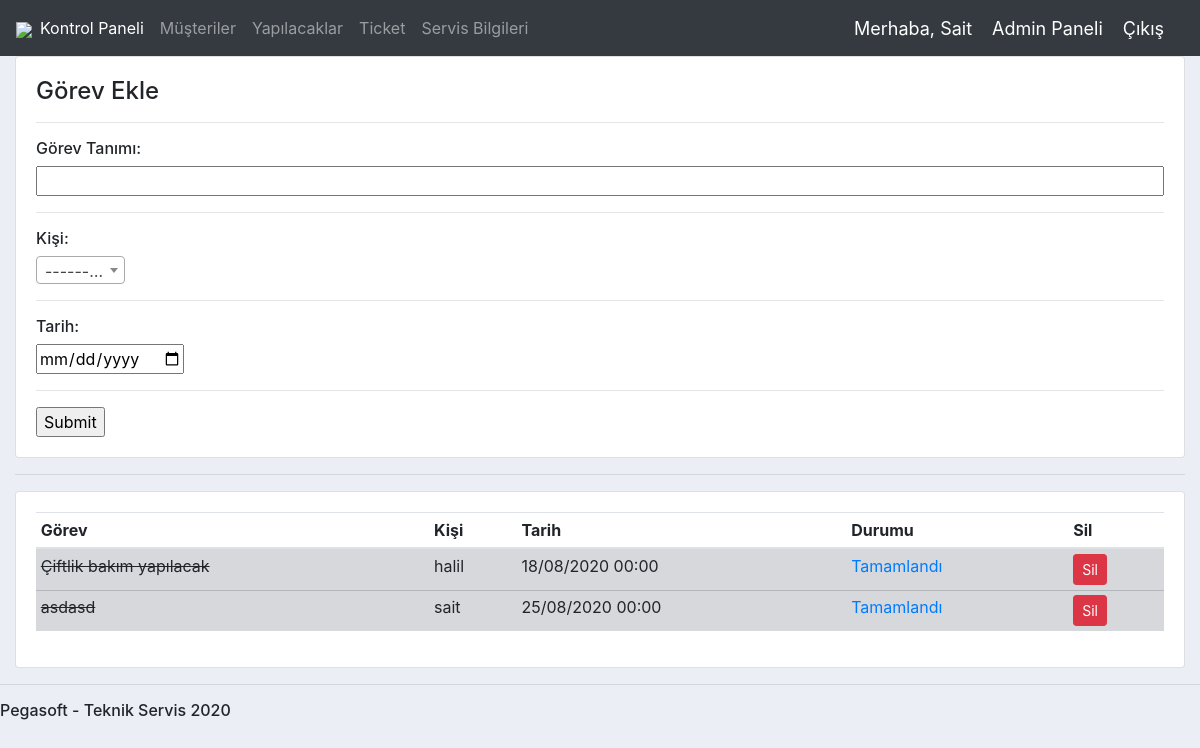
The page /todo/ (signed in) on the database its author committed.
### accounts/models.py (models this page shows, shortened)
class Todo(models.Model):
	item = models.CharField(max_length=1000,null=True)
	user = models.ForeignKey(User, null=True, on_delete= models.CASCADE)
	todoDate = models.DateTimeField(null=True)
	completed = models.BooleanField(default=False)

### accounts/decorators.py (the view)
		def WrapperFunc(request,*args,**kwargs):
			group = None
			if request.user.groups.exists():
				group = request.user.groups.all()[0].name
			if group in allowed_roles:
				return view_func(request,*args,**kwargs)
			else:
				return HttpResponse('Bu sayfayı görüntülemeye yetkiniz bulunmamaktadır.')

### accounts/forms.py
class TodoForm(ModelForm):
	class Meta:
		model = Todo
		fields = '__all__'
		widgets = {
            'todoDate': DateInput()
        }

### accounts/views.py (called while the page is built)
@login_required(login_url='login')
@AllowedUsers(allowed_roles=['admin','personal'])
def todo(request):
	allItems = Todo.objects.all
	form = TodoForm()
	if request.method == 'POST':
		form = TodoForm(request.POST)
		if form.is_valid():
			form.save()
			messages.success(request,('Görev başarıyla eklendi.'))
			return redirect('/todo')
	auth = request.user.groups.all()[0].name
	context = {'allItems':allItems,'form':form,'auth':auth}
	return render(request, 'accounts/todo.html',context)

### accounts/templates/accounts/todo.html (shortened to what this page needs)
{%  extends 'accounts/main.html' %}
{% load static %}
{% block content %}
	<div class="row">
		<div class="col-md">
			<div class="card card-body">
				<form action="" method="POST">
					<h4>Görev Ekle </h4>
					<hr>
					<h6>Görev Tanımı: </h6>
					<p>{{form.item}}</p>
					<hr>
					<h6>Kişi: </h6>
					<p>{{form.user}}</p>
					<hr>
					<h6>Tarih: </h6>
					<p>{{form.todoDate}}</p>
					<hr>
					<input type="submit" name="Submit">
				</form>
			</div>
		</div>
	</div>
	<hr>
	<div class="card card-body">
			<table data-order='[[ 3, "asc" ],[2,"asc"]]' id="table_id" class="table table-sm">
				<thead>
					<tr>
						<th>Görev</th>
						<th>Kişi</th>
						<th>Tarih</th>
						<th>Durumu</th>
						<th>Sil</th>
					</tr>
				</thead>
				<tbody>
					{% for things in allItems %}
						{% if things.completed %}
							<tr class="table-secondary">
								<td class="striker">{{things.item}}</td>
								<td>{{things.user}}</td>
								<td>{{things.todoDate}}</td>
								<td><a href="{% url 'uncross' things.id %}">Tamamlandı</a></td>
								<td><a class="btn btn-sm btn-danger" href="{% url 'delete' things.id %}">Sil</a></td>
							</tr>
						{% endif %}
					{% endfor %}
				</tbody>
			</table>
		</div>
{% endblock %}
{% block js %}
     <link rel="stylesheet" type="text/css" href="https://cdn.datatables.net/v/dt/jszip-2.5.0/dt-1.10.21/af-2.3.5/b-1.6.2/b-colvis-1.6.2/b-html5-1.6.2/b-print-1.6.2/cr-1.5.2/fc-3.3.1/kt-2.5.2/r-2.2.5/rg-1.1.2/rr-1.2.7/sl-1.3.1/datatables.min.css"/>
{% endblock %}

### accounts/templates/accounts/navbar.html (shortened to what this page needs)
{% load static %}
<nav class="navbar navbar-expand-lg navbar-dark bg-dark">
  <a href="/"><img src="{% static 'images/logo.png' %}"></a>
  <div class="collapse navbar-collapse" id="navbarNav">
    <ul class="navbar-nav">
      {% if request.user.is_staff %}
        <li class="nav-item active">
          <a class="nav-link" href="{% url 'home' %}">Kontrol Paneli</a>
        </li>
        <li class="nav-item">
          <a class="nav-link" href="{% url 'customers' %}">Müşteriler</a>
        </li>
        <li class="nav-item">
          <a class="nav-link" href="{% url 'todo' %}">Yapılacaklar</a>
        </li>
        <li class="nav-item">
          <a class="nav-link" href="{% url 'all-ticket' %}">Ticket</a>
        </li>
        <li class="nav-item">
          <a class="nav-link" href="{% url 'services' %}">Servis Bilgileri</a>
        </li>
      {% endif %}
    </ul>
  </div>
  {% if auth == 'personal' or auth == 'admin' %}
    <span class="hello-msg">Merhaba, {{request.user.get_short_name}}</span>
    <span ><a  class="hello-msg" href="/admin">Admin Paneli</a></span>
    <span ><a  class="hello-msg" href="{% url 'logout' %}">Çıkış</a></span>
  {% else %}
    <span class="hello-msg">Merhaba, {{request.user.get_full_name}}</span>
    <span ><a  class="hello-msg" href="{% url 'logout' %}">Çıkış</a></span>
  {% endif %}
</nav>

### crm/static/css/main.css (style rules this page uses)
body { background-color: #ebeff5; }

### accounts/templates/accounts/main.html (style rules this page uses)
#id_item { width: 100%; }
.striker { text-decoration: line-through; }

### accounts/templates/accounts/navbar.html (style rules this page uses)
.hello-msg { font-size: 18px; color: #fff; margin-right: 20px; }

### rows shown on the page
Todo: item "Çiftlik bakım yapılacak", user "halil", todoDate "18/08/2020 00:00"
Todo: item "asdasd", user "sait", todoDate "25/08/2020 00:00"

### other values the page prints
{{ request.user.get_short_name }} "Sait"
